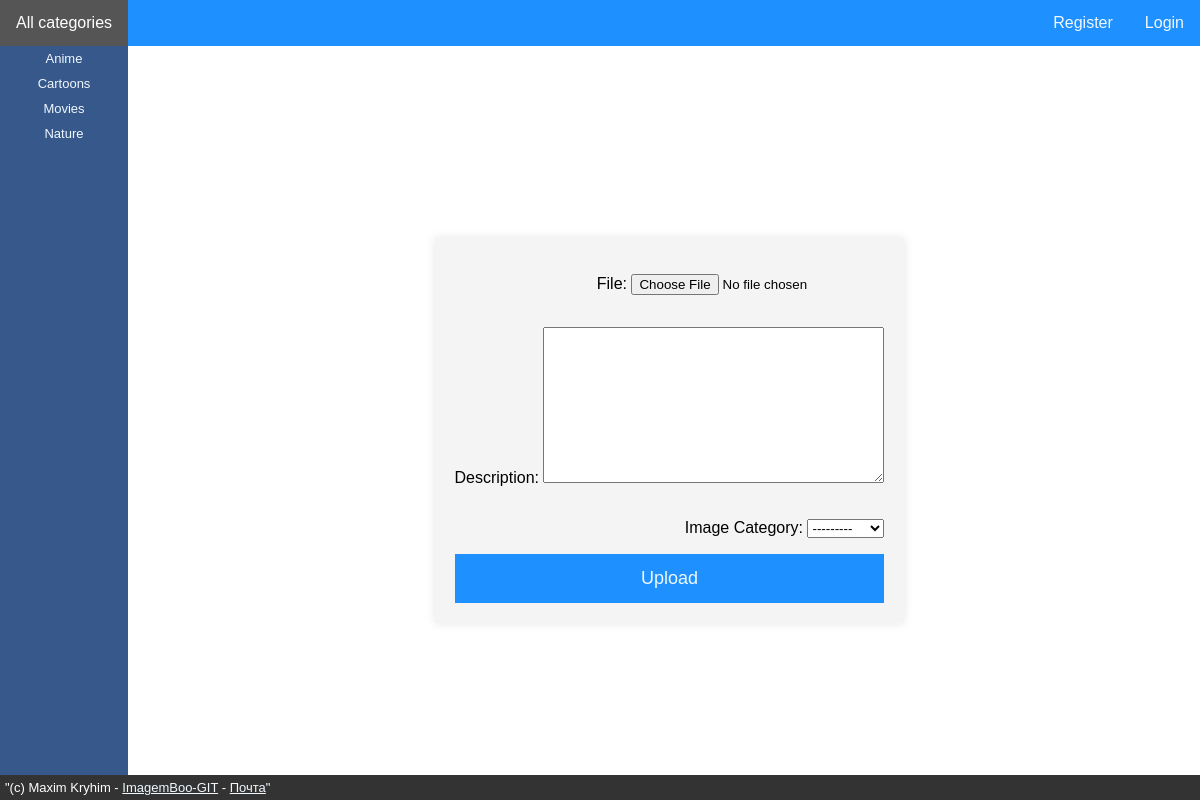
The page /main/image_add/ on the database its author committed.
### main/models.py (models this page shows)
class Category(models.Model):
    name = models.CharField(max_length=64, verbose_name="Image Category")
    created_at = models.DateTimeField(auto_now_add=True)
    class Meta:
        verbose_name = "Image Category"
        verbose_name_plural = "Image Category"
        ordering = ["name"] # Sort by name
    def __str__(self):
      return self.name

### main/views.py (the view, shortened to what this page needs)
# urls.py: path('main/image_add/', AddPicture.as_view(), name='image_add'),
class AddPicture(CreateView):
    model = Image
    template_name = 'main/image_add.html'
    fields = ['file', 'description', 'category']
    success_url = reverse_lazy('images_user')

### main/context_processors.py (called while the page is built)
def side_menu(request):
    side_menu_categories = Category.objects.all()
    return {'side_menu_categories': side_menu_categories}

### main/templates/main/image_add.html (shortened to what this page needs)
{% extends 'main/base.html' %} {% block content %}
<div class="login-form">
  <form
    action="{% url 'image_add' %}"
    method="post"
    enctype="multipart/form-data"
  >
    {% csrf_token %} {{ form.non_field_errors }} {{ form.as_p }}
    <button type="submit">Upload</button>
  </form>
</div>
{% endblock %}

### main/templates/main/sidemenu.html
<div class="sidemenu">
  <ul>
    {% for category in side_menu_categories %}
    <li><a href="{% url 'images_by_category' category.name %}">{{ category.name }}</a></li>
    {% endfor %}
  </ul>
</div>

### main/static/main/style.css (style rules this page uses)
body { margin: 0; font-family: 'Futura', sans-serif; }
p { align-self: flex-end; }
.sidemenu { height: 100%; width: 128px; position: fixed; top: 46px; left: 0; background-color: #37588a; padding-top: 0px; }
.sidemenu ul { list-style-type: none; padding: 0; margin: 0; }
.sidemenu li { width: 100%; }
.sidemenu a { padding-top: 5px; padding-bottom: 5px; text-decoration: none; font-size: 13px; color: #F0F8FF; text-align: center; display: block; width: 100%; box-sizing: border-box; }
.login-form { display: flex; flex-direction: column; align-items: center; justify-content: center; height: 80vh; margin-top: 50px; }
.login-form form { display: flex; flex-direction: column; align-items: Right; background-color: #f4f4f4; padding: 20px; box-shadow: 0 0 10px rgba(0, 0, 0, 0.1); }
.login-form button { background-color: #1E90FF; color: #F0F8FF; padding: 14px 16px; font-size: 18px; border: none; cursor: pointer; text-decoration: none; user-select: none; }

### rows shown on the page
Category: name "Anime"
Category: name "Cartoons"
Category: name "Movies"
Category: name "Nature"
